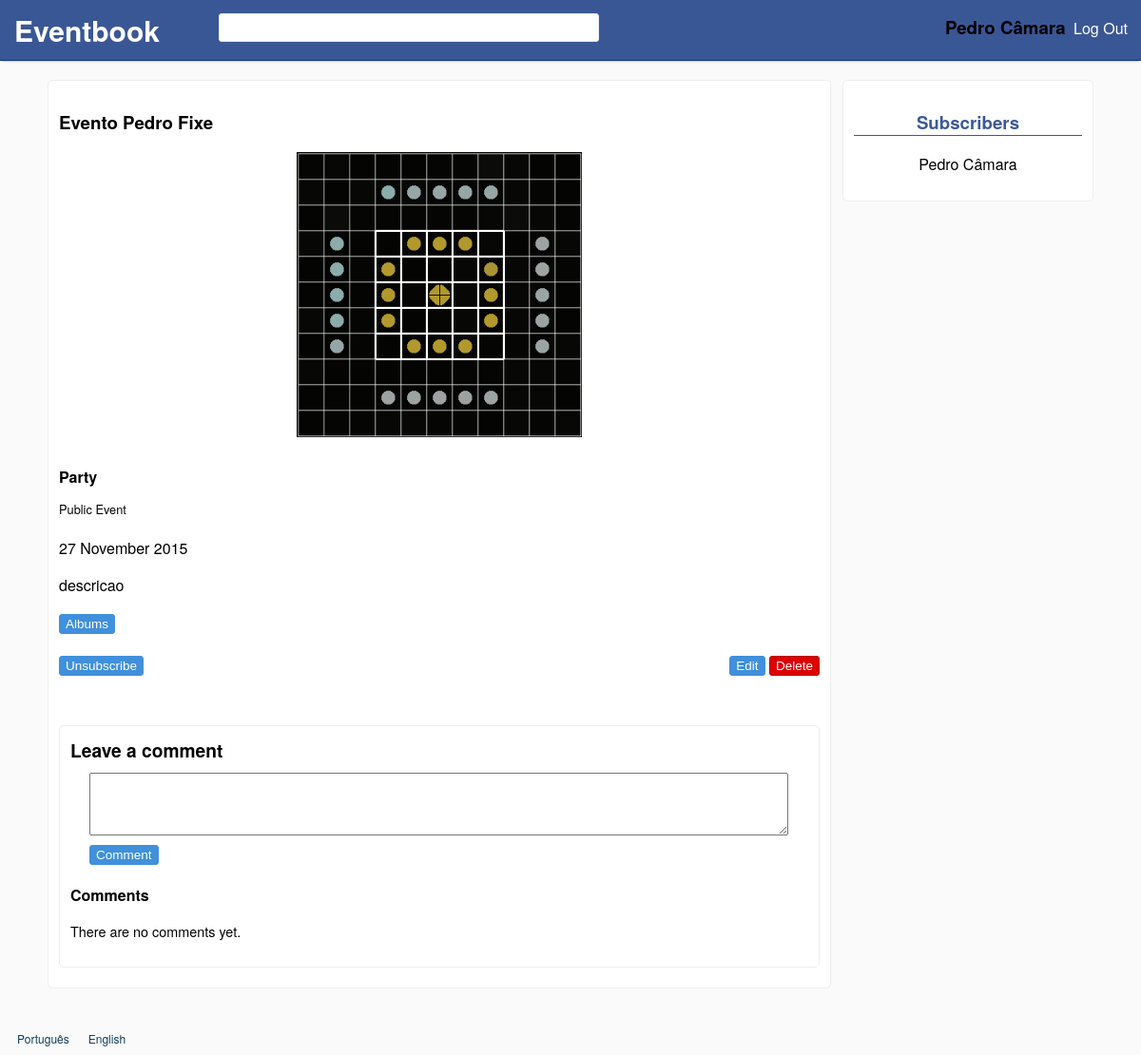
The page /events/8 (signed in) on the database as committed earlier.
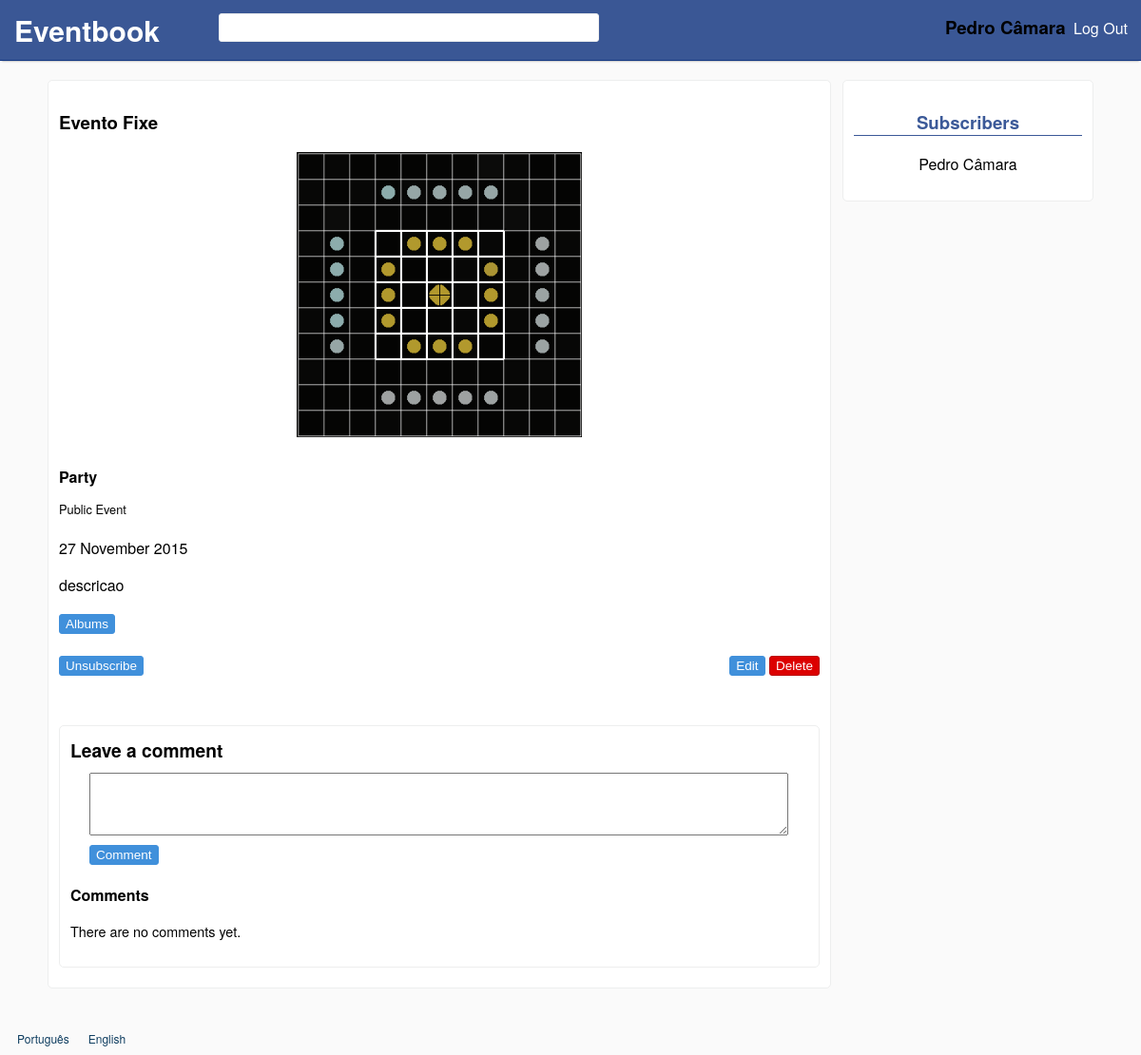
The same page on the database as committed later.
### tables this page shows
CREATE TABLE events
(
id INTEGER PRIMARY KEY,
name TEXT NOT NULL,
image TEXT NOT NULL,
creation_date DATETIME DEFAULT(DATETIME('now')),
date DATETIME NOT NULL,
description TEXT NOT NULL,
type_id INTEGER NOT NULL REFERENCES event_types(id),
user_id INTEGER NOT NULL REFERENCES users(id),
deleted BOOLEAN DEFAULT(0),
public BOOLEAN DEFAULT(1)
);

### database/events.php (called while the page is built, shortened)
<?php
	include_once('connection.php');
	function getEventAndSubscription($event_id, $user_id)
	{
		global $db;
		$stmt = $db->prepare('SELECT events.id id,name,image,date,description,type,events.user_id user_id,public,type_id,
				COUNT(event_subscriptions.event_id) subscribed, COUNT(invites.event_id) invited FROM events
			LEFT JOIN event_types ON type_id = event_types.id
			LEFT JOIN event_subscriptions ON event_subscriptions.event_id = events.id AND event_subscriptions.user_id = ?
			LEFT JOIN invites ON invites.event_id = events.id AND invites.user_id = ?
			WHERE events.id = ? AND deleted = 0
			GROUP BY events.id');
		$stmt->execute(array($user_id,$user_id,$event_id));
		return $stmt->fetch();
	}
	function getEventSubscriptions($event_id)
	{
		global $db;
		$stmt = $db->prepare('SELECT (first_name || " " || last_name) user_name FROM users
			LEFT JOIN event_subscriptions ON event_subscriptions.user_id = users.id
			LEFT JOIN events ON events.id = event_subscriptions.event_id
			WHERE event_id = ? AND deleted=0');
		$stmt->execute(array($event_id));
		return $stmt->fetchAll();
	}
?>

### core/event_permission.php (called while the page is built, shortened)
<?php
include_once(file_exists("database/events.php") ? 'database/events.php' : '../database/events.php');
if (isSet($_SESSION['user_id']))
	$row = getEventAndSubscription($_REQUEST['id'],$_SESSION['user_id']);
else $row = getEvent($_REQUEST['id']);
if (isSet($_SESSION['user_id']))
{
	$subscribed = $row['subscribed'];
	$owner = ($_SESSION['user_id'] === $row['user_id']);
}
?>

### languages/en.php (called while the page is built, shortened)
<?php
$lang = array();
$lang['SITE_NAME'] = 'Eventbook';
$lang['REGISTER'] = 'Register';
$lang['FIRST_NAME'] = 'First Name';
$lang['FIRST_NAME_ERROR'] = 'Invalid first name.';
$lang['LAST_NAME'] = 'Last Name';
$lang['LAST_NAME_ERROR'] = 'Invalid last name.';
$lang['EMAIL'] = 'E-mail';
$lang['EMAIL_ERROR'] = "Invalid email.";
$lang['EMAIL_IN_USE'] = "Email already in use.";
$lang['CONFIRM_EMAIL'] = 'Confirm e-mail';
$lang['PASSWORD'] = 'Password';
$lang['PASSWORD_LENGTH'] = "Passwords must have at least 8 characters.";
$lang['PASSWORD_DIFF'] = "Passwords do not match.";
$lang['CONFIRM_PASSWORD'] = 'Confirm password';
$lang['LOGIN'] = 'Log In';
$lang['UNREGISTERED_EMAIL'] = 'Unregistered or invalid email.';
$lang['INVALID_PASSWORD'] = 'Invalid password.';
$lang['LOGOUT'] = 'Log Out';
$lang['MY_EVENTS'] = 'My Events';
$lang['SUBSCRIBED'] = 'Subscribed';
$lang['CREATE'] = 'Create';
$lang['PRIVATE'] = 'Private';
$lang['PUBLIC'] = 'Public';
$lang['NAME'] = 'Name';
$lang['DESCRIPTION'] = 'Description';
$lang['DATE'] = 'Date';
$lang['IMAGE'] = 'Image';
$lang['TYPE'] = 'Type';
$lang['PARTY'] = 'Party';
$lang['BUSINESS'] = 'Business';
$lang['MEETING'] = 'Meeting';
$lang['CEREMONY'] = 'Ceremony';
$lang['EDUCATIONAL'] = 'Educational';
$lang['INVALID_NAME'] = 'Invalid name.';
$lang['INVALID_DESCRIPTION'] = 'Invalid description.';
$lang['INVALID_DATE'] = 'Invalid date.';
$lang['INVALID_IMAGE'] = 'Upload a valid image.';
$lang['IMAGE_SIZE_ERROR'] = "Image's size can not be higher than 5MB.";
$lang['IMAGE_EXT_ERROR'] = 'Invalid extension (Accepted: jpg, png, gif).';
$lang['SUBSCRIBE'] = 'Subscribe';
$lang['UNSUBSCRIBE'] = 'Unsubscribe';
$lang['DELETE_MSG'] = 'Are you sure you want to delete this event?';
$lang['DELETE'] = 'Delete';
$lang['EDIT'] = 'Edit';
$lang['SAVE'] = 'Save';
$lang['ALBUMS'] = 'Albums';
$lang['PRIVATE_EVENT'] = 'Private Event';
$lang['PUBLIC_EVENT'] = 'Public Event';
$lang['LEAVE_A_COMMENT'] = 'Leave a comment';
$lang['COMMENTS'] = 'Comments';
$lang['MAKE_COMMENT'] = 'Comment';
$lang['NO_COMMENTS_YET'] = 'There are no comments yet.';
$lang['SUBSCRIBERS'] = 'Subscribers';
$lang['ZERO_SUBS'] = "The event doesn't have subscribers.";
$lang['1'] = 'January';
$lang['2'] = 'February';
$lang['3'] = 'March';
$lang['4'] = 'April';
$lang['5'] = 'May';
?>

### templates/event.php (the view, shortened to what the changed rows need)
<?php
include_once("core/event_permission.php");
?>
<!DOCTYPE html>
<html>
<head>
	<link rel="stylesheet" href="../styles.css">
</head>
<body>
	<div id="wrapper">
		<?php include('templates/header.php'); ?>
		<div id="content" class="center default-width-with-sidebar">
			<div class="box default-width">
				<h3><?php echo $row['name'] ?></h3>
				<div class="div-event-image-big" style="background-image:url(<?php echo '../'.$row['image'] ?>)"></div>
				<h4 id="event-type"><?php echo $lang[$row['type']] ?></h4>
				<?php
				echo '<p id="event-privacy">'.($row['public']?$lang['PUBLIC_EVENT']:$lang['PRIVATE_EVENT']).'</p>';
				$dateParts = explode("-", $row['date']);
				$date = $dateParts[2]." ".$lang[$dateParts[1]]." ".$dateParts[0];
				echo '<p id="date">'.$date.'</p>' ?>
				<p><?php echo $row['description'] ?></p>
				<?php
				if (isSet($_SESSION['user_id']))
				{
					echo '<div><a id="albums-button" class="button" href="'.$_GET['id'].'/albums">'.$lang['ALBUMS'].'</a></div>';
					echo '<button id="unsubscribe" style="'.($subscribed?'':'display:none').'" class="subscription button">'.$lang['UNSUBSCRIBE'].'</button>';
					if ($owner)
						{ ?>
					<div id="del-edit-div">
						<a id="edit-button" class='button' href='<?php echo $_GET['id']."/edit"; ?>'><?php echo $lang['EDIT'] ?></a>
						<button id="delete-button" class='button'><?php echo $lang['DELETE'] ?></button>
					</div>
					<?php
				}
				if ($owner || $row['public'])
				{
					echo '<div class="addthis_sharing_toolbox share"></div>';
				}
				include('templates/comments.php');
				}
				?>
			</div>
			<div id="sidebar" class="subscriptions box">
					<h3 style="border-bottom:1px solid #3b5998;"> <?php echo $lang['SUBSCRIBERS'] ?> </h3>
					<?php $subscriptionsEvents = getEventSubscriptions($_GET['id']);
					if($subscriptionsEvents)
						foreach ($subscriptionsEvents as $teste)
							echo '<p>'.$teste['user_name'].'</p>';
						else echo $lang['ZERO_SUBS'];
						?>
			</div>
		</div>
		<?php include('templates/footer.php'); ?>
	</div>
</body>
</html>

Rows that differ between the two databases and show on the page:
changed events "descricao": name "Evento Pedro Fixe" → "Evento Fixe"
